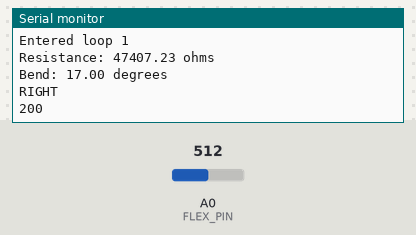
Recording of a sketch running on a simulated ESP8266 (NodeMCU). Parts: the last lines printed to the serial monitor. The test bench sets the inputs (shaded band); at power-on: A0 (FLEX_PIN) = 512. WiFi joins after 1.5 s; servers stay silent unless stated; uploads are accepted with an empty reply.

Above: at 2.7 s.
2.8 s: A0 (FLEX_PIN) set to 140
At 4.86 s:
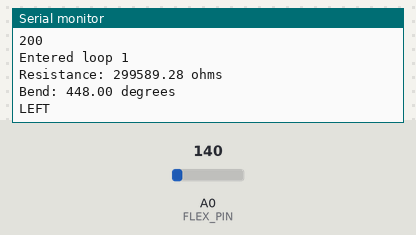
9.4 s: A0 (FLEX_PIN) set to 0
At 11.26 s:
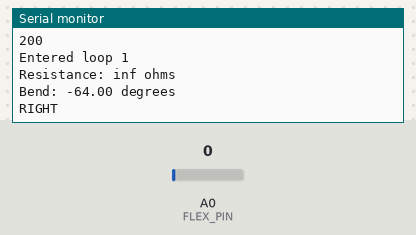
Timing chart, 0 to 12.8 s (numbered marks = the images above; inputs shaded):
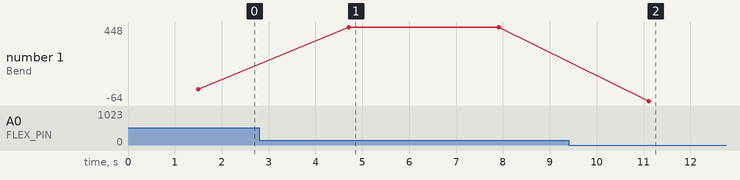

The sketch:

Client_PPT_Gesture.ino
```cpp
#include <ESP8266HTTPClient.h>
#include <ESP8266WiFi.h>
const int FLEX_PIN = A0;
const float VCC = 4.98;
const float R_DIV = 47500.0;
const float STRAIGHT_RESISTANCE = 37300.0; // resistance when straight
const float BEND_RESISTANCE = 90000.0; // resistance at 90 deg
int x;

void setup() {

  Serial.begin(115200);                 //Serial connection
  pinMode(FLEX_PIN, INPUT);

  WiFi.begin("username", "password");   //WiFi connection

  while (WiFi.status() != WL_CONNECTED) {  //Wait for the WiFI connection completion
     delay(500);
    Serial.println("Waiting for connection");
      }
      Serial.println(WiFi.localIP());
      }

void loop(){
if(WiFi.status()== WL_CONNECTED){   //Check WiFi connection status
   Serial.println("Entered loop 1");
   HTTPClient http;    //Declare object of class HTTPClient

  int flexADC = analogRead(FLEX_PIN);
  float flexV = flexADC * VCC / 1023.0;
  float flexR = R_DIV * (VCC / flexV - 1.0);
  Serial.println("Resistance: " + String(flexR) + " ohms");

  // Use the calculated resistance to estimate the sensor's
  // bend angle:
  float angle = map(flexR, STRAIGHT_RESISTANCE, BEND_RESISTANCE,
                   0, 90.0);
  Serial.println("Bend: " + String(angle) + " degrees");
  Serial.println();
  if (angle>=1000&&angle<=1600){
    x=0;
 //http.begin("http://192.168.43.73/direction?state=straight");
  Serial.println("straight");}

  if(angle>150 && angle<1000){
    x=1;
 Serial.println("LEFT");
 // http.begin("http://192.168.43.73/direction?state=left");      //Specify request destination
  }

  if(angle<=150){
    x=2;
 Serial.println("RIGHT");
   // http.begin("http://192.168.43.73/direction?state=right");
  }
 // delay(500);

if(x==1)
{
 http.begin("http://192.168.43.119/direction?state=left");      //Specify request destination
}

if (x==2)
{
 http.begin("http://192.168.43.207/direction?state=right");
 }

if (x==0)
{
 http.begin("http://192.168.43.207/direction?state=straight");
}


   http.addHeader("Content-Type", "text/plain");  //Specify content-type header

   int httpCode = http.POST("Message from ESP8266");   //Send the request
   String payload = http.getString();                  //Get the response payload

   Serial.println(httpCode);   //Print HTTP return code
   Serial.println(payload);    //Print request response payload

   http.end();  //Close connection

 }
  delay(3000);  //Send a request every 30 seconds

}
```

Measured:
- after the input at 2.8 s, the serial monitor: prints a new line after 1.9 s (image 1)
- after the input at 9.4 s, the serial monitor: prints a new line after 1.7 s (image 2)
- plotted number 1: 17 → 448 after the input at 2.8 s, 448 → -64 after the input at 9.4 s
